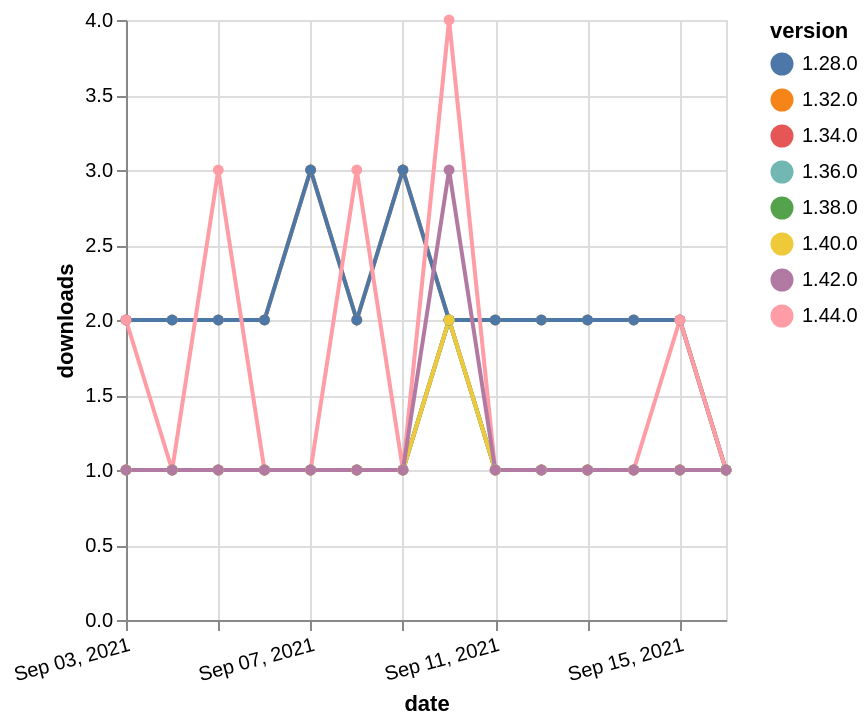

Write the Vega-Lite specification saved for this chart.
### Vega-Lite specification from a JSON file in a GitHub repository (floating-point values rounded to 4 significant figures)
{"$schema": "https://vega.github.io/schema/vega-lite/v5.json", "description": "A simple bar chart with embedded data.", "data": {"values": [{"date": "2021-09-03", "total": 255, "delta": 1, "version": "1.34.0"}, {"date": "2021-09-04", "total": 256, "delta": 1, "version": "1.34.0"}, {"date": "2021-09-05", "total": 257, "delta": 1, "version": "1.34.0"}, {"date": "2021-09-06", "total": 258, "delta": 1, "version": "1.34.0"}, {"date": "2021-09-07", "total": 259, "delta": 1, "version": "1.34.0"}, {"date": "2021-09-08", "total": 260, "delta": 1, "version": "1.34.0"}, {"date": "2021-09-09", "total": 261, "delta": 1, "version": "1.34.0"}, {"date": "2021-09-10", "total": 263, "delta": 2, "version": "1.34.0"}, {"date": "2021-09-11", "total": 264, "delta": 1, "version": "1.34.0"}, {"date": "2021-09-12", "total": 265, "delta": 1, "version": "1.34.0"}, {"date": "2021-09-13", "total": 266, "delta": 1, "version": "1.34.0"}, {"date": "2021-09-14", "total": 267, "delta": 1, "version": "1.34.0"}, {"date": "2021-09-15", "total": 268, "delta": 1, "version": "1.34.0"}, {"date": "2021-09-16", "total": 269, "delta": 1, "version": "1.34.0"}, {"date": "2021-09-03", "total": 2303, "delta": 2, "version": "1.32.0"}, {"date": "2021-09-04", "total": 2305, "delta": 2, "version": "1.32.0"}, {"date": "2021-09-05", "total": 2307, "delta": 2, "version": "1.32.0"}, {"date": "2021-09-06", "total": 2309, "delta": 2, "version": "1.32.0"}, {"date": "2021-09-07", "total": 2312, "delta": 3, "version": "1.32.0"}, {"date": "2021-09-08", "total": 2314, "delta": 2, "version": "1.32.0"}, {"date": "2021-09-09", "total": 2317, "delta": 3, "version": "1.32.0"}, {"date": "2021-09-10", "total": 2319, "delta": 2, "version": "1.32.0"}, {"date": "2021-09-11", "total": 2321, "delta": 2, "version": "1.32.0"}, {"date": "2021-09-12", "total": 2323, "delta": 2, "version": "1.32.0"}, {"date": "2021-09-13", "total": 2325, "delta": 2, "version": "1.32.0"}, {"date": "2021-09-14", "total": 2327, "delta": 2, "version": "1.32.0"}, {"date": "2021-09-15", "total": 2329, "delta": 2, "version": "1.32.0"}, {"date": "2021-09-16", "total": 2330, "delta": 1, "version": "1.32.0"}, {"date": "2021-09-03", "total": 2614, "delta": 2, "version": "1.28.0"}, {"date": "2021-09-04", "total": 2616, "delta": 2, "version": "1.28.0"}, {"date": "2021-09-05", "total": 2618, "delta": 2, "version": "1.28.0"}, {"date": "2021-09-06", "total": 2620, "delta": 2, "version": "1.28.0"}, {"date": "2021-09-07", "total": 2623, "delta": 3, "version": "1.28.0"}, {"date": "2021-09-08", "total": 2625, "delta": 2, "version": "1.28.0"}, {"date": "2021-09-09", "total": 2628, "delta": 3, "version": "1.28.0"}, {"date": "2021-09-10", "total": 2630, "delta": 2, "version": "1.28.0"}, {"date": "2021-09-11", "total": 2632, "delta": 2, "version": "1.28.0"}, {"date": "2021-09-12", "total": 2634, "delta": 2, "version": "1.28.0"}, {"date": "2021-09-13", "total": 2636, "delta": 2, "version": "1.28.0"}, {"date": "2021-09-14", "total": 2638, "delta": 2, "version": "1.28.0"}, {"date": "2021-09-15", "total": 2640, "delta": 2, "version": "1.28.0"}, {"date": "2021-09-16", "total": 2641, "delta": 1, "version": "1.28.0"}, {"date": "2021-09-03", "total": 128, "delta": 2, "version": "1.44.0"}, {"date": "2021-09-04", "total": 129, "delta": 1, "version": "1.44.0"}, {"date": "2021-09-05", "total": 132, "delta": 3, "version": "1.44.0"}, {"date": "2021-09-06", "total": 133, "delta": 1, "version": "1.44.0"}, {"date": "2021-09-07", "total": 134, "delta": 1, "version": "1.44.0"}, {"date": "2021-09-08", "total": 137, "delta": 3, "version": "1.44.0"}, {"date": "2021-09-09", "total": 138, "delta": 1, "version": "1.44.0"}, {"date": "2021-09-10", "total": 142, "delta": 4, "version": "1.44.0"}, {"date": "2021-09-11", "total": 143, "delta": 1, "version": "1.44.0"}, {"date": "2021-09-12", "total": 144, "delta": 1, "version": "1.44.0"}, {"date": "2021-09-13", "total": 145, "delta": 1, "version": "1.44.0"}, {"date": "2021-09-14", "total": 146, "delta": 1, "version": "1.44.0"}, {"date": "2021-09-15", "total": 148, "delta": 2, "version": "1.44.0"}, {"date": "2021-09-16", "total": 149, "delta": 1, "version": "1.44.0"}, {"date": "2021-09-03", "total": 183, "delta": 1, "version": "1.38.0"}, {"date": "2021-09-04", "total": 184, "delta": 1, "version": "1.38.0"}, {"date": "2021-09-05", "total": 185, "delta": 1, "version": "1.38.0"}, {"date": "2021-09-06", "total": 186, "delta": 1, "version": "1.38.0"}, {"date": "2021-09-07", "total": 187, "delta": 1, "version": "1.38.0"}, {"date": "2021-09-08", "total": 188, "delta": 1, "version": "1.38.0"}, {"date": "2021-09-09", "total": 189, "delta": 1, "version": "1.38.0"}, {"date": "2021-09-10", "total": 191, "delta": 2, "version": "1.38.0"}, {"date": "2021-09-11", "total": 192, "delta": 1, "version": "1.38.0"}, {"date": "2021-09-12", "total": 193, "delta": 1, "version": "1.38.0"}, {"date": "2021-09-13", "total": 194, "delta": 1, "version": "1.38.0"}, {"date": "2021-09-14", "total": 195, "delta": 1, "version": "1.38.0"}, {"date": "2021-09-15", "total": 196, "delta": 1, "version": "1.38.0"}, {"date": "2021-09-16", "total": 197, "delta": 1, "version": "1.38.0"}, {"date": "2021-09-03", "total": 193, "delta": 1, "version": "1.36.0"}, {"date": "2021-09-04", "total": 194, "delta": 1, "version": "1.36.0"}, {"date": "2021-09-05", "total": 195, "delta": 1, "version": "1.36.0"}, {"date": "2021-09-06", "total": 196, "delta": 1, "version": "1.36.0"}, {"date": "2021-09-07", "total": 197, "delta": 1, "version": "1.36.0"}, {"date": "2021-09-08", "total": 198, "delta": 1, "version": "1.36.0"}, {"date": "2021-09-09", "total": 199, "delta": 1, "version": "1.36.0"}, {"date": "2021-09-10", "total": 201, "delta": 2, "version": "1.36.0"}, {"date": "2021-09-11", "total": 202, "delta": 1, "version": "1.36.0"}, {"date": "2021-09-12", "total": 203, "delta": 1, "version": "1.36.0"}, {"date": "2021-09-13", "total": 204, "delta": 1, "version": "1.36.0"}, {"date": "2021-09-14", "total": 205, "delta": 1, "version": "1.36.0"}, {"date": "2021-09-15", "total": 206, "delta": 1, "version": "1.36.0"}, {"date": "2021-09-16", "total": 207, "delta": 1, "version": "1.36.0"}, {"date": "2021-09-03", "total": 155, "delta": 1, "version": "1.40.0"}, {"date": "2021-09-04", "total": 156, "delta": 1, "version": "1.40.0"}, {"date": "2021-09-05", "total": 157, "delta": 1, "version": "1.40.0"}, {"date": "2021-09-06", "total": 158, "delta": 1, "version": "1.40.0"}, {"date": "2021-09-07", "total": 159, "delta": 1, "version": "1.40.0"}, {"date": "2021-09-08", "total": 160, "delta": 1, "version": "1.40.0"}, {"date": "2021-09-09", "total": 161, "delta": 1, "version": "1.40.0"}, {"date": "2021-09-10", "total": 163, "delta": 2, "version": "1.40.0"}, {"date": "2021-09-11", "total": 164, "delta": 1, "version": "1.40.0"}, {"date": "2021-09-12", "total": 165, "delta": 1, "version": "1.40.0"}, {"date": "2021-09-13", "total": 166, "delta": 1, "version": "1.40.0"}, {"date": "2021-09-14", "total": 167, "delta": 1, "version": "1.40.0"}, {"date": "2021-09-15", "total": 168, "delta": 1, "version": "1.40.0"}, {"date": "2021-09-16", "total": 169, "delta": 1, "version": "1.40.0"}, {"date": "2021-09-03", "total": 189, "delta": 1, "version": "1.42.0"}, {"date": "2021-09-04", "total": 190, "delta": 1, "version": "1.42.0"}, {"date": "2021-09-05", "total": 191, "delta": 1, "version": "1.42.0"}, {"date": "2021-09-06", "total": 192, "delta": 1, "version": "1.42.0"}, {"date": "2021-09-07", "total": 193, "delta": 1, "version": "1.42.0"}, {"date": "2021-09-08", "total": 194, "delta": 1, "version": "1.42.0"}, {"date": "2021-09-09", "total": 195, "delta": 1, "version": "1.42.0"}, {"date": "2021-09-10", "total": 198, "delta": 3, "version": "1.42.0"}, {"date": "2021-09-11", "total": 199, "delta": 1, "version": "1.42.0"}, {"date": "2021-09-12", "total": 200, "delta": 1, "version": "1.42.0"}, {"date": "2021-09-13", "total": 201, "delta": 1, "version": "1.42.0"}, {"date": "2021-09-14", "total": 202, "delta": 1, "version": "1.42.0"}, {"date": "2021-09-15", "total": 203, "delta": 1, "version": "1.42.0"}, {"date": "2021-09-16", "total": 204, "delta": 1, "version": "1.42.0"}]}, "width": "container", "mark": {"type": "line", "point": {"filled": true}}, "encoding": {"x": {"field": "date", "type": "temporal", "timeUnit": "yearmonthdate", "title": "date", "axis": {"labelAngle": -15}}, "y": {"field": "delta", "type": "quantitative", "title": "downloads"}, "color": {"field": "version", "type": "nominal"}, "tooltip": {"field": "delta"}}}
